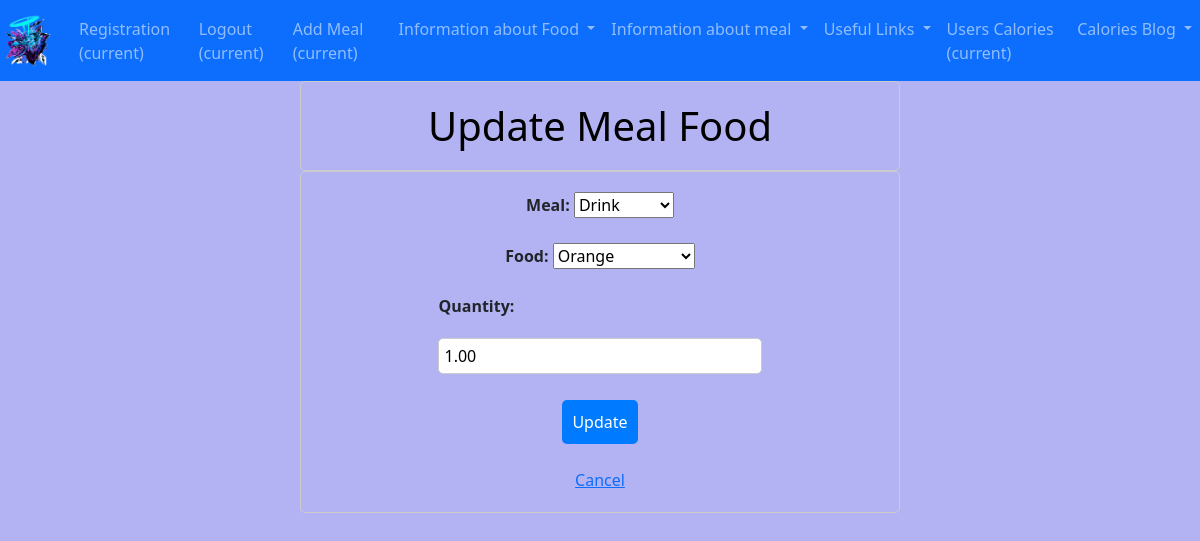
Screenshot of /meal_food/update/6 (signed in) with the database file from the repository.
### calories_counter/models.py (models this page shows, shortened)
class MealFood(models.Model):
    meal = models.ForeignKey(Meal, on_delete=models.CASCADE)
    food = models.ForeignKey(Food, on_delete=models.CASCADE)
    quantity = models.DecimalField(max_digits=5, decimal_places=2, null=True, blank=True)

### calories_counter/views.py (the view)
# urls.py: path("meal_food/update/<int:pk>", views.MealFoodUpdate.as_view(), name="meal_food_update"),
class MealFoodUpdate(LoginRequiredMixin, UpdateView):
    model = MealFood
    template_name = "calories_counter/meal_food_update.html"
    fields = ["meal", "food", "quantity"]
    success_url = reverse_lazy('meal_food')

### calories_counter/models.py (called while the page is built)
    def __str__(self):
        return self.food_name

    def __str__(self):
        return self.meal_name

### calories_counter/templates/calories_counter/meal_food_update.html (shortened to what this page needs)
{% extends 'base.html' %}
{% load static %}
{% block css_files %}
  <link rel="stylesheet" href="{% static 'calories_counter/update_meal.css' %}">
{% endblock %}
{% block content %}
  <div>
  <h1>Update Meal Food</h1>
    <form action="" method="post">
      {{ form.as_p }}
      <button type="submit">Update</button>
      <br>
      <a href="{% url 'meal_food' %}">Cancel</a>
    </form>
  </div>
{% endblock %}

### static/styles.css (style rules this page uses)
h1 { color: black; }
body { background-color: #b3b3f3; }

### calories_counter/static/calories_counter/update_meal.css (style rules this page uses)
form, h1 { display: flex; flex-direction: column; align-items: center; width: 50%; margin: 0 auto; padding: 20px; border: 1px solid #ccc; border-radius: 5px; }
input[type="text"], input[type="number"] { padding: 5px; border-radius: 5px; border: 1px solid #ccc; margin: 10px 0; width: 100%; }
label { font-weight: bold; margin-bottom: 10px; }
button { padding: 10px; border-radius: 5px; border: none; background-color: #007bff; color: #fff; cursor: pointer; }

### rows the page displays
MealFood: meal "Drink", food "Orange", quantity "1.00"
